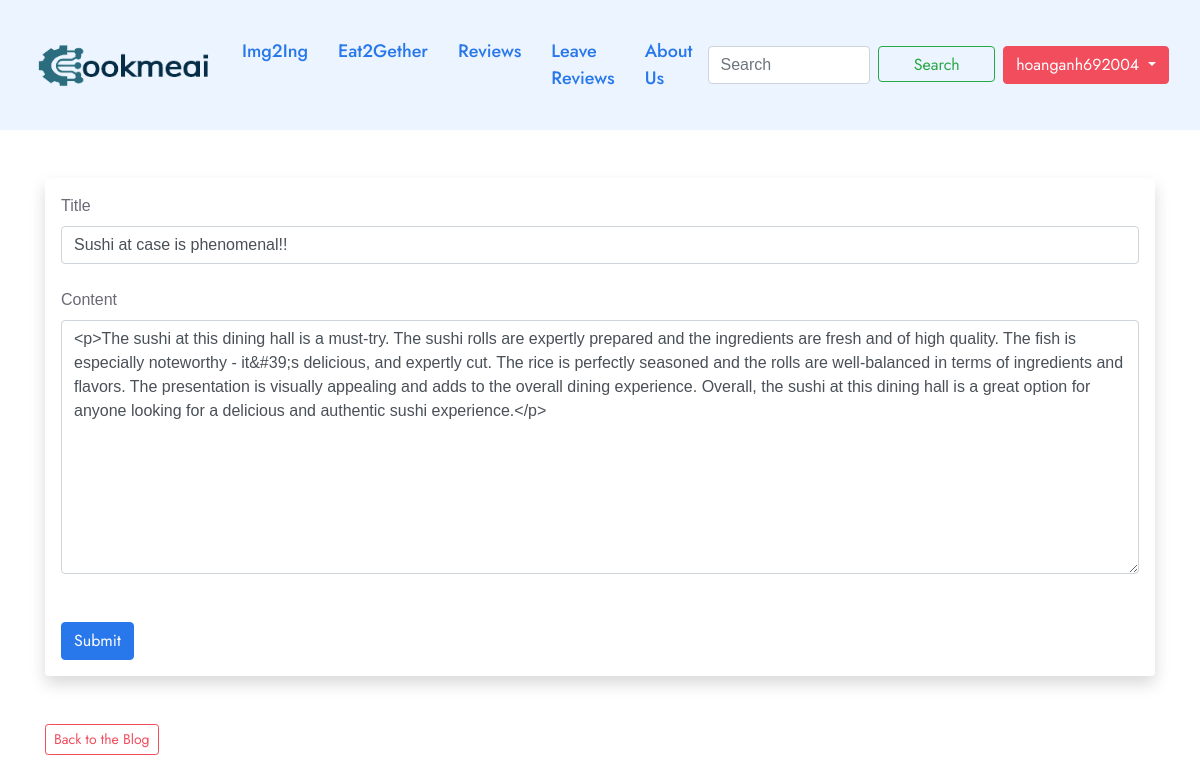
Screenshot of /posts/edit/10 (signed in) with the database file from the repository.
### app.py (models this page shows, shortened)
class Users(db.Model, UserMixin):
    id = db.Column(db.Integer, primary_key=True)
    username = db.Column(db.String(20), nullable=False, unique = True)
    name = db.Column(db.String(200), nullable=False)
    email = db.Column(db.String(120), nullable=False, unique=True)
    about_author = db.Column(db.Text(500), nullable = True)
    profile_pic = db.Column(db.String(), nullable = True)
    date_added = db.Column(db.DateTime, default=datetime.utcnow)
    password_hash = db.Column(db.String(128))
    posts = db.relationship('Posts', backref='poster')
    @property
    def password(self):
        raise AttributeError('password is not a readable attribute!')

class Posts(db.Model):
    id = db.Column(db.Integer, primary_key=True)
    title = db.Column(db.String(255))
    content = db.Column(db.Text())
    date_posted = db.Column(db.DateTime, default=datetime.utcnow)
    slug = db.Column(db.String(255))
    poster_id = db.Column(db.Integer, db.ForeignKey('users.id'))

### app.py (the view, shortened to what this page needs)
@app.route('/posts/edit/<int:id>', methods=['GET', 'POST'])
@login_required
def edit_post(id):
    post = Posts.query.get_or_404(id)
    form = PostForm()
    if current_user.id == post.poster_id:
        form.title.data = post.title
        form.slug.data = post.slug
        form.content.data = post.content
        return render_template('edit_post.html', form=form)
    else:
        flash("You aren't authorized to edit the post")
        posts = Posts.query.order_by(Posts.date_posted)
        return render_template('posts.html', posts=posts)

### forms.py
class PostForm(FlaskForm):
    title = StringField('Title', validators=[DataRequired()])
    content = CKEditorField('Content', validators=[DataRequired()], widget=TextArea())
    slug = StringField("Slug", validators=[DataRequired()], default='')
    submit = SubmitField('Submit')

class SearchForm(FlaskForm):
    searched = StringField('Searched', validators=[DataRequired()])
    submit = SubmitField()

### app.py (called while the page is built)
@login_manager.user_loader
def load_user(user_id):
    return Users.query.get(int(user_id))

@app.context_processor
def base():
    form = SearchForm()
    return dict(form = form)

### templates/edit_post.html (shortened to what this page needs)
{% extends 'base.html' %}
{% block content %}
<br><br>
<div class="shadow p-3 mb-5 bg-body rounded">
    <form action="" method="POST">
        {{ form.title.label(class = 'form-label') }}
        {{ form.title(class='form-control') }}
        <br>
        {{ form.content.label(class = 'form-label') }}
        {{ form.content(class='form-control', rows = '10') }}
        <br>
        <br>
        {{ form.submit(class='btn btn-primary') }}
    </form>
</div>
<a href="{{ url_for('posts') }}" class="btn btn-outline-secondary btn-sm">Back to the Blog</a>
{% endblock %}

### templates/navbar.html (shortened to what this page needs)
<nav class="navbar navbar-expand-lg navbar-light bg-light">
    <div class="container-fluid">
        <a class="navbar-brand" href="{{ url_for('index') }}"><img src="{{ url_for('static', filename='images/logo/cookmeai.png') }}" style="width: 180px"></a>
        <div class="collapse navbar-collapse" id="navbarSupportedContent">
            <ul class="navbar-nav me-auto mb-2 mb-lg-0">
                <li class="nav-item">
                    <a class="nav-link active" aria-current="page" href="{{ url_for('home') }}">Img2Ing</a>
                </li>
                <li class="nav-item">
                    <a class="nav-link active" aria-current="page" href="{{ url_for('eat2gether') }}">Eat2Gether</a>
                </li>
                <li class="nav-item">
                    <a class="nav-link active" aria-current="page" href="{{ url_for('posts') }}">Reviews</a>
                </li>
                <li class="nav-item">
                    <a class="nav-link active" aria-current="page" href="{{ url_for('add_post') }}">Leave Reviews</a>
                </li>
                <li class="nav-item">
                    <a class="nav-link active" aria-current="page" href="{{ url_for('aboutus') }}">About Us</a>
                </li>
            </ul>
            <form class="d-flex" method="POST" action="{{ url_for('search') }}">
                <input class="form-control me-2" type="search" placeholder="Search" aria-label="Search" name="searched">
                <button class="btn btn-outline-success" type="submit" style="height:36px;width:200px">Search</button>
            </form>
            <div class="dropdown">
                {% if current_user.is_authenticated %}
                <button class="btn btn-secondary dropdown-toggle" type="button" id="dropdownMenuButton1"
                    data-bs-toggle="dropdown" aria-expanded="false" style="margin-left:8px">
                    {{ current_user.username }}
                </button>
                {% endif %}
            </div>
        </div>
    </div>
</nav>

### rows the page displays
Users: username "hoanganh692004"
Posts: title "Sushi at case is phenomenal!!", content "<p>The sushi at this dining hall is a must-try. The sushi rolls are expertly prepared and the ingredients are fresh and of high quality. The fish is especially noteworthy - it&#39;s delicious, and expertly cut. The rice is perfectly seasoned and the rolls are well-balanced in terms of ingredients and flavors. The presentation is visually appealing and adds to the overall dining experience. Overall, the sushi at this dining hall is a great option for anyone looking for a delicious and authentic sushi experience.</p>"
